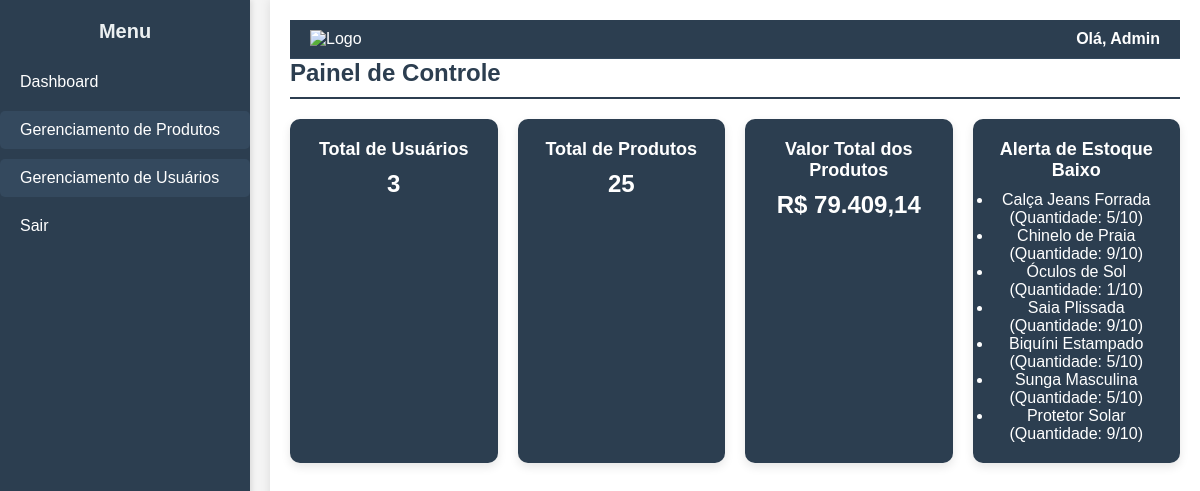
Page /dashboard.php (signed in) on the earlier database version.
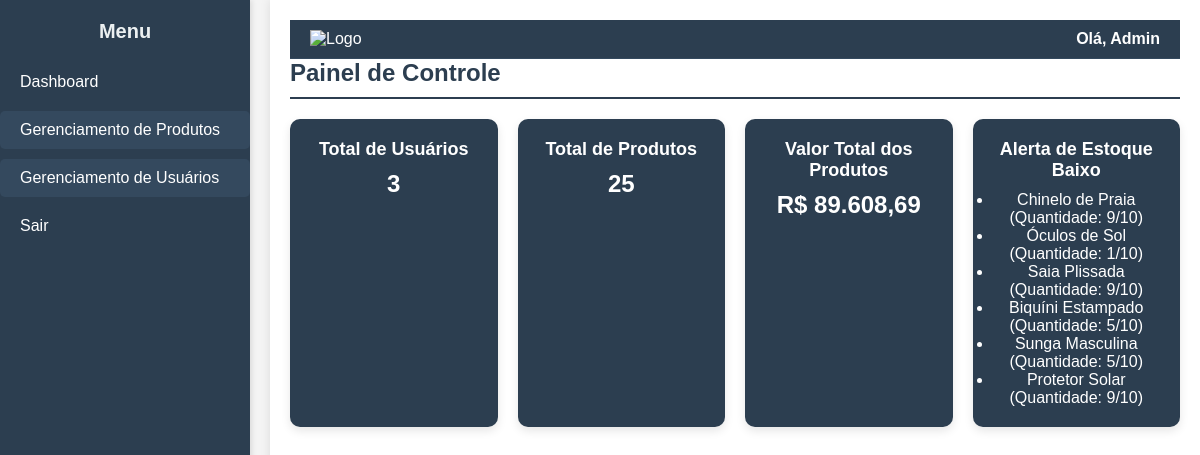
Same page on the later database version.
### tables this page shows
CREATE TABLE `produtos` (
  `id` int(11) NOT NULL,
  `nome` varchar(100) NOT NULL,
  `descricao` text DEFAULT NULL,
  `quantidade` int(11) NOT NULL,
  `preco` decimal(10,2) NOT NULL,
  `categoria_id` int(11) DEFAULT NULL,
  `estoque_minimo` int(11) DEFAULT 10
);

### dashboard.php (the view, shortened to what this page needs)
<?php
include_once 'db/connect.php';
$stmt = $pdo->query("SELECT COUNT(*) AS total_usuarios FROM usuarios");
$total_usuarios = $stmt->fetch(PDO::FETCH_ASSOC)['total_usuarios'];
$stmt = $pdo->query("SELECT COUNT(*) AS total_produtos FROM produtos");
$total_produtos = $stmt->fetch(PDO::FETCH_ASSOC)['total_produtos'];
$stmt = $pdo->query("SELECT SUM(preco * quantidade) AS valor_total_produtos FROM produtos");
$valor_total_produtos = $stmt->fetch(PDO::FETCH_ASSOC)['valor_total_produtos'];
$valor_total_produtos = number_format($valor_total_produtos, 2, ',', '.');
$stmt = $pdo->query("SELECT * FROM produtos WHERE quantidade <= estoque_minimo");
$produtos_baixo_estoque = $stmt->fetchAll(PDO::FETCH_ASSOC);
$total_baixo_estoque = count($produtos_baixo_estoque);
?>
<!DOCTYPE html>
<html lang="pt-br">
<head>
    <link rel="stylesheet" href="css/style.css">
</head>
<body>
    <div class="container">
        <?php include_once 'includes/sidebar.php'; ?>
        <main class="content">
            <header class="header">
                <div class="logo">
                    <img src="https://bluefocus.com.br/sites/default/files/styles/medium/public/estoque.png?itok=1yVi8VcO" alt="Logo" width="50">
                </div>
                <div class="user-info">
                    <span class="user-name">Olá, <?= htmlspecialchars($_SESSION['nome']) ?></span>
                </div>
            </header>
            <h2>Painel de Controle</h2>
            <div class="cards-container">
                <div class="card">
                    <h3>Total de Usuários</h3>
                    <p><?= $total_usuarios ?></p>
                </div>
                <div class="card">
                    <h3>Total de Produtos</h3>
                    <p><?= $total_produtos ?></p>
                </div>
                <div class="card">
                    <h3>Valor Total dos Produtos</h3>
                    <p>R$ <?= $valor_total_produtos ?></p>
                </div>
                <div class="card desktop-card">
                    <h3>Alerta de Estoque Baixo</h3>
                    <?php if ($total_baixo_estoque > 0): ?>
                        <ul>
                            <?php foreach ($produtos_baixo_estoque as $produto): ?>
                                <li>
                                    <?= htmlspecialchars($produto['nome']) ?>
                                    (Quantidade: <?= $produto['quantidade'] ?>/<?= $produto['estoque_minimo'] ?>)
                                </li>
                            <?php endforeach; ?>
                        </ul>
                    <?php else: ?>
                        <p>Nenhum produto com estoque baixo.</p>
                    <?php endif; ?>
                </div>
            </div>
        </main>
    </div>
</body>
</html>

Differences in the rows shown:
no longer on this page (row edited): produtos: nome "Calça Jeans Forrada", quantidade "5", estoque_minimo "10"
Other differences:
$valor_total_produtos: "79.409,14" → "89.608,69"
